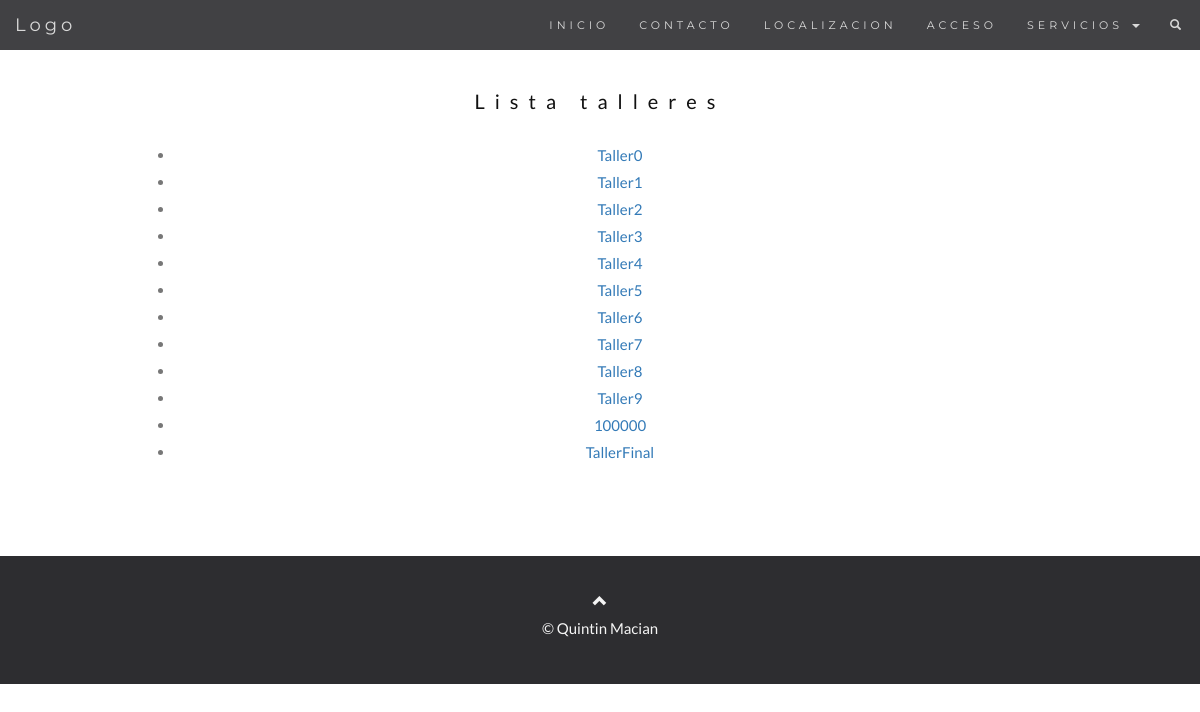
The page /listar/ on the database as committed earlier.
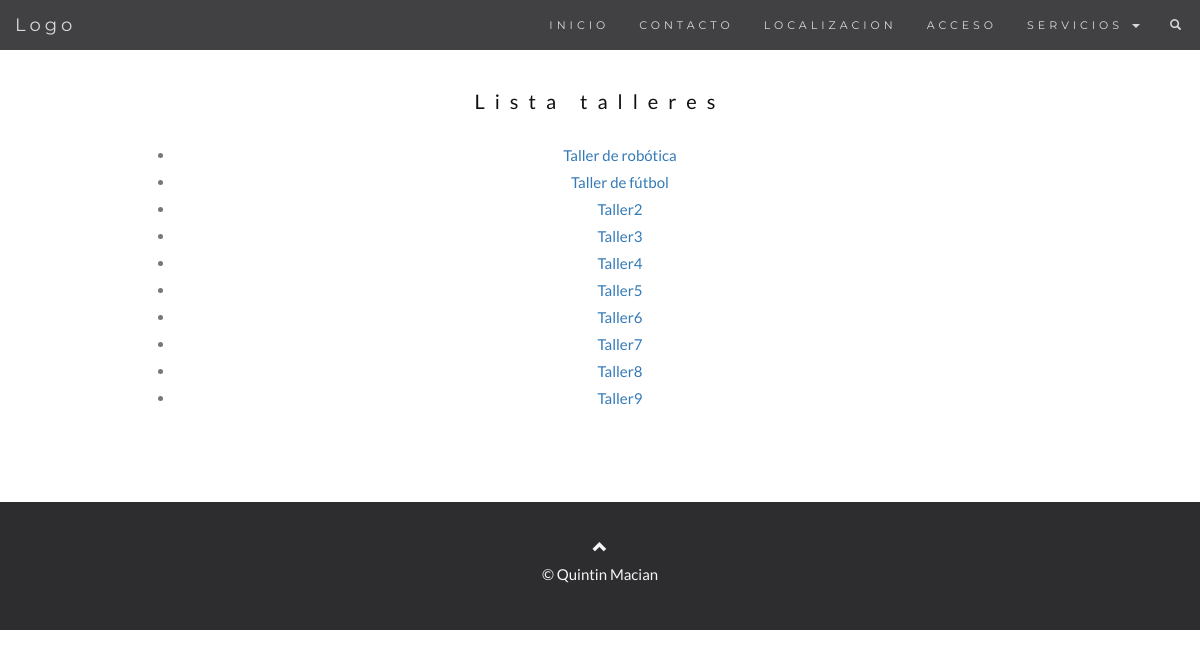
The same page on the database as committed later.
### talleres/models.py (models this page shows, shortened)
class Taller(models.Model):
    Numero = models.AutoField(primary_key=True)
    NombreTaller = models.CharField(max_length=50)
    Descripcion = models.CharField(max_length=150)
    NumDepartamento = models.ForeignKey(Departamento, on_delete=models.CASCADE)
    NIVEL = ((1,'ESO'), (2, 'BACHILLER'), (3,'CFGM'), (4,'CFGS'), (5,'PQPI'))
    nivel = models.PositiveSmallIntegerField(choices=NIVEL, null=True)
    curso = models.IntegerField()
    MaxAlumnos = models.IntegerField()
    duracion = models.IntegerField()
    jornada = models.IntegerField()
    excede = models.IntegerField(null=True)
    foto = models.ImageField(blank=True, null=True, upload_to = 'media/', default='/media/default.jpg')
    ESTADO = ((1, 'abierto'),(2, 'cerrado'))
    estado = models.PositiveSmallIntegerField(choices=ESTADO, null=True)
    idAlumnoTaller = models.ManyToManyField(Alumno, through='AlumnoTaller')
    def __str__(self):
        return self.NombreTaller

### talleres/views.py (the view)
# urls.py: path('listar/', views.listataller, name='listataller'),
def listataller(request):
    taller_list = Taller.objects.order_by('-curso')
    print(taller_list)
    return render(request, 'talleres/listaTaller.html',
    {
        "talleres_list" : taller_list,
    })

### talleres/templates/talleres/listaTaller.html (shortened to what this page needs)
{% extends "base.html" %}
  {% block content %}
    <div id="lista" class="container text-center">
      <h3> Lista talleres </h3>
      <div>
        <ul>
         {% for taller in talleres_list %}
            <li><a href="/taller/mostrar/{{ taller.Numero }}"> {{ taller.NombreTaller }}</a></li>
         {% endfor %}
       </ul>
      </div>
    </div>
    {% endblock content %}

### talleres/templates/base.html (shortened to what this page needs)
<!DOCTYPE html>
<html lang="en">
  <head>
      {% load static %}
      <link rel="stylesheet" href="{% static 'talleres/bootstrap.min.css' %}">
      <link rel="stylesheet" href="{% static 'talleres/principal.css' %}">
      {% load staticfiles %}
    </head>
  <body>
  {% include "nav.html" %}
  {% block content %}{% endblock content %}
  <footer class="footer">
    <div class="container-fixed text-center">
    <a class="up-arrow" href="#myPage" data-toggle="tooltip" title="TO TOP">
      <span class="glyphicon glyphicon-chevron-up"></span>
    </a><br>
    <p> &copy; Quintin Macian</p>
  </div>
  </footer>
  </body>
</html>

### talleres/templates/nav.html (shortened to what this page needs)
{% block nav %}
 <nav class="navbar navbar-default navbar-fixed-top">
  <div class="container-fluid">
    <div class="navbar-header">
      <a class="navbar-brand" href="#myPage">Logo</a>
    </div>
    <div class="collapse navbar-collapse" id="myNavbar">
      <ul class="nav navbar-nav navbar-right">
        <li><a href="/">INICIO</a></li>
        <li><a href="#contact">CONTACTO</a></li>
        <li><a href="/local/">LOCALIZACION</a></li>
        <li><a href="/access/">ACCESO</a></li>
        <li class="dropdown">
          <a class="dropdown-toggle" data-toggle="dropdown" href="#">SERVICIOS
          <span class="caret"></span></a>
        </li>
        <li><a href="#"><span class="glyphicon glyphicon-search"></span></a></li>
      </ul>
    </div>
  </div>
</nav>
{% endblock nav %}

### talleres/static/talleres/principal.css (style rules this page uses)
body { font: 400 15px/1.8 Lato, sans-serif; color: #777; }
h3, h4 { margin: 10px 0 30px 0; letter-spacing: 10px; font-size: 20px; color: #111; }
.container { padding: 80px 120px; }
.navbar { font-family: Montserrat, sans-serif; margin-bottom: 0; background-color: #2d2d30; border: 0; font-size: 11px !important; letter-spacing: 4px; opacity: 0.9; }
.navbar li a, .navbar .navbar-brand { color: #d5d5d5 !important; }
footer { background-color: #2d2d30; color: #f5f5f5; padding: 32px; }
footer a { color: #f5f5f5; }

Rows that differ between the two databases and show on the page:
removed Taller: NombreTaller "100000"
removed Taller: NombreTaller "TallerFinal"
changed Taller: NombreTaller "Taller0" → "Taller de robótica"
changed Taller: NombreTaller "Taller1" → "Taller de fútbol"
